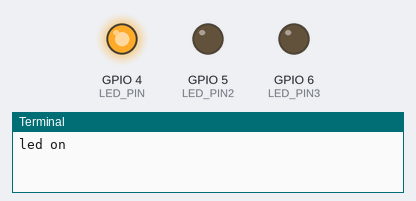
Simulated run of this program. Board: Raspberry Pi (BCM pin numbers). On the bench: output pins drawn as LEDs (lit = HIGH), the last lines printed to the terminal. At 6.0 s the program stops and its outputs stay as they are.

Above: at 0.1 s.
At 2.1 s:
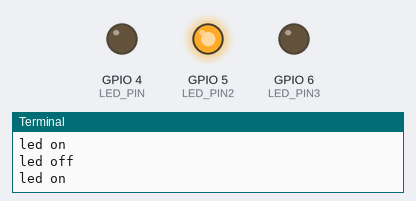
At 4.1 s:
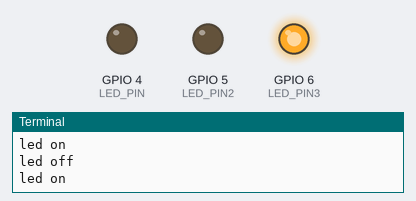
At 6.1 s:
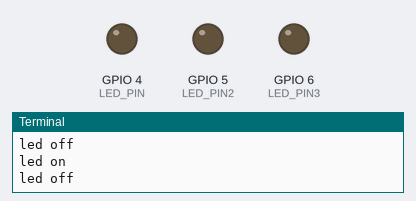
Timing chart, 0 to 7.5 s (numbered marks = the images above):
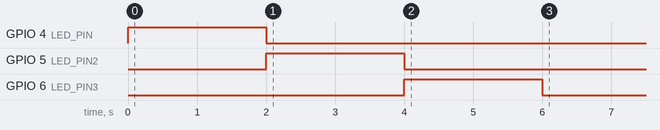

The program:

led_blink_task.py
```python
import RPi.GPIO as GPIO
import time

LED_PIN = 4
LED_PIN2 = 5
LED_PIN3 = 6
GPIO.setmode(GPIO.BCM)
GPIO.setup(LED_PIN, GPIO.OUT)
GPIO.setup(LED_PIN2, GPIO.OUT)
GPIO.setup(LED_PIN3, GPIO.OUT)
GPIO.output(LED_PIN, GPIO.HIGH)
print("led on")
time.sleep(2)
GPIO.output(LED_PIN, GPIO.LOW)
print("led off")
GPIO.output(LED_PIN2, GPIO.HIGH)
print("led on")
time.sleep(2)
GPIO.output(LED_PIN2, GPIO.LOW)
print("led off")
GPIO.output(LED_PIN3, GPIO.HIGH)
print("led on")
time.sleep(2)
GPIO.output(LED_PIN3, GPIO.LOW)
print("led off")
```

Measured:
- by itself, GPIO 4 (LED_PIN): LOW → HIGH at 0.00 s, → LOW 2.0 s later
- by itself, GPIO 5 (LED_PIN2): LOW → HIGH at 2.0 s, → LOW 2.0 s later
- by itself, GPIO 6 (LED_PIN3): LOW → HIGH at 4.0 s, → LOW 2.0 s later
